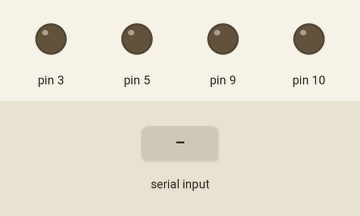
This sketch was run on a simulated Arduino Uno, built with avr-gcc and run on an emulated ATmega328P. Parts: output pins drawn as LEDs (lit = HIGH). The inputs (shaded band) are chosen by the test bench.

Above: at 1.2 s.
1.3 s: "1" received over Serial
At 1.6 s:
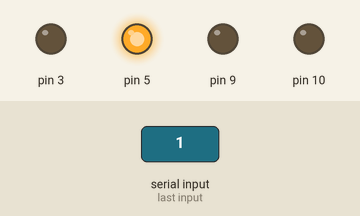
2.8 s: "2" received over Serial
At 3.9 s:
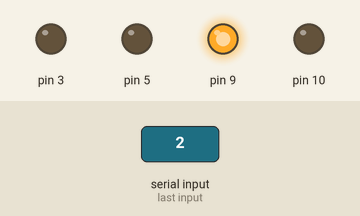
4.3 s: "4" received over Serial
At 5.1 s:
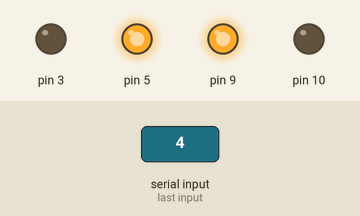
5.8 s: "5" received over Serial
At 6.2 s:
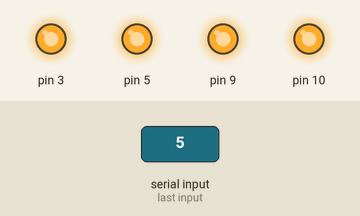
7.3 s: "3" received over Serial
At 8.5 s:
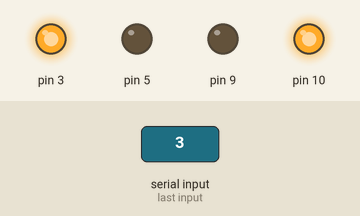
8.8 s: "6" received over Serial
At 9.7 s:
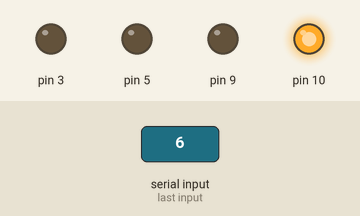
Timing chart, 0 to 11.3 s (numbered marks = the images above; inputs shaded):
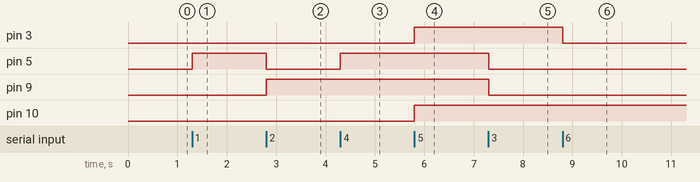

Measured:
- after the input at 1.3 s, pin 5: LOW → HIGH at once
- after the input at 2.8 s, pin 5: HIGH → LOW at once; pin 9: LOW → HIGH at once
- after the input at 4.3 s, pin 5: LOW → HIGH at once
- after the input at 5.8 s, pin 3, pin 10: LOW → HIGH at once
- after the input at 7.3 s, pin 5, pin 9: HIGH → LOW at once
- after the input at 8.8 s, pin 3: HIGH → LOW at once

The sketch:

tactile_feedback.ino
```cpp
char val; // Data recieved from the serial port

void setup()
{
 pinMode(3, OUTPUT);
 pinMode(5, OUTPUT);

 pinMode(9, OUTPUT);
 pinMode(10, OUTPUT);

 digitalWrite(3, LOW);
 digitalWrite(5, LOW);

 digitalWrite(9, LOW);
 digitalWrite(10, LOW);

 Serial.begin(9600); //baud rate 9600 bits/s
}


void loop()
{
  if(Serial.available() > 0)
  {
    val = Serial.read();
  }
    if(val == '1') //left of target - move right
    {
      digitalWrite(5, HIGH);
      digitalWrite(9, LOW);
    }
    else if(val == '2') //right of target - move left
    {
      digitalWrite(9, HIGH);
      digitalWrite(5, LOW);
    }
    else if(val == '3')
    {
      digitalWrite(9, LOW);
      digitalWrite(5, LOW);
    }
    else if(val == '4')
    {
      digitalWrite(5, HIGH);
      digitalWrite(9, HIGH);
    }
    else if(val == '5')
    {
      digitalWrite(3, HIGH);
      digitalWrite(10, HIGH);
    }
    else if(val == '6')
    {
      digitalWrite(10, HIGH);
      digitalWrite(3, LOW);
    }
    else if(val == '7')
    {
      analogWrite(3, 255);
      //digitalWrite(3, HIGH);
      digitalWrite(10, LOW);
    }
    else if(val == '0')
    {
      digitalWrite(3, LOW);
      digitalWrite(10, LOW);
    }

}
```
